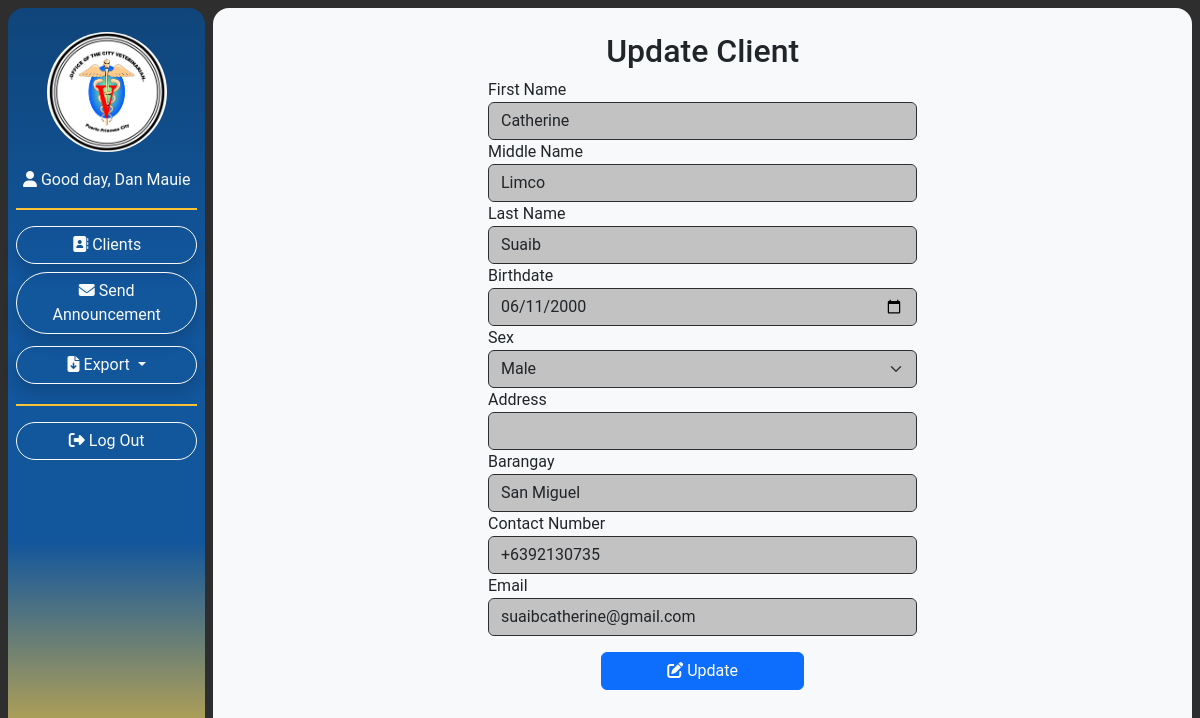
Page /Update-Client-Form.php?clientID=13 (signed in) on the committed database.
### tables this page shows
CREATE TABLE `clients` (
  `clientID` int(11) NOT NULL AUTO_INCREMENT,
  `fName` varchar(50) NOT NULL,
  `mName` varchar(45) DEFAULT NULL,
  `lName` varchar(45) NOT NULL,
  `birthdate` date NOT NULL,
  `sex` varchar(6) NOT NULL,
  `addressID` int(11) NOT NULL,
  `cNumber` varchar(11) DEFAULT NULL,
  `email` varchar(50) DEFAULT NULL,
  `insertDate` date NOT NULL DEFAULT current_timestamp(),
  PRIMARY KEY (`clientID`),
  KEY `fk_client_Clients_Addresses1_idx` (`addressID`),
  CONSTRAINT `fk_client_Clients_Addresses1` FOREIGN KEY (`addressID`) REFERENCES `clients_addresses` (`addressID`)
);

CREATE TABLE `barangays` (
  `barangayID` int(11) NOT NULL AUTO_INCREMENT,
  `brgy_name` varchar(100) NOT NULL,
  PRIMARY KEY (`barangayID`)
);

### Update-Client-Form.php (the view, shortened to what this page needs)
<?php require('./functions/config/db.php'); ?>
<?php include('./functions/checksession-personel.php'); ?>
<?php
    $clientID = $_GET['clientID'];
    if(empty($clientID)){
        $alertmessage = urlencode("Invalid link! Logging out...");
        header('Location: functions/logout.php?alertmessage='.$alertmessage);
        exit();
    }
    else{
        $clientID=mysqli_real_escape_string($conn,$clientID);
        $query="
        SELECT
            clients.clientID,
            clients.fName,
            clients.mName,
            clients.lName,
            clients.birthdate,
            clients.sex,
            clients.addressID,
            clients_addresses.Specific_add,
            barangays.brgy_name,
            clients.cNumber,
            clients.email
        FROM
            `clients`,
            `clients_addresses`,
            `barangays`
        WHERE
            clients.clientID=?
            AND
            clients.addressID=clients_addresses.addressID
            AND
            clients_addresses.barangayID=barangays.barangayID
        LIMIT 1;
        ";
        $stmt = mysqli_stmt_init($conn);
        if(!mysqli_stmt_prepare($stmt, $query)){
            $alertmessage = urlencode("SQL error!");
            header('Location: View-Client-List.php?alertmessage='.$alertmessage);
            exit();
        }
        else{
            mysqli_stmt_bind_param($stmt, "i", $clientID);
            mysqli_stmt_execute($stmt);
            $result = mysqli_stmt_get_result($stmt);
            if(mysqli_num_rows($result)==1){
                foreach ($result as $data):
                    $fName = $data['fName'];
                    $mName = $data['mName'];
                    $lName = $data['lName'];
                    $birthdate = $data['birthdate'];
                    $sex = $data['sex'];
                    $address = $data['Specific_add'];
                    $barangay = $data['brgy_name'];
                    $cNumber = $data['cNumber'];
                    $email = $data['email'];
                endforeach;
            }
            else{
                $alertmessage = urlencode("Client does not exist! ".$type);
                header('Location: View-Client-List.php?alertmessage='.$alertmessage);
            }
        }
    }
?>
<!DOCTYPE html>
<html lang="en">
<head>
    <?php require('./inc/links.php'); ?>
</head>
<body>
    <div class="container-fluid m-0 p-0">
        <div class="wrapper d-flex m-2">
            <?php require('./inc/sidenav.php'); ?>
            <div class="content container bg-light rounded-4 min-vh-100">
                <div class="containter-fluid d-flex justify-content-center align-items-center">
                    <form method="POST" action="functions/update-client.php" class="container-fluid p-4 w-50 h-auto">
                        <div class="container text-center">
                            <h2>Update Client</h2>
                        </div>
                        <div class="form-group">
                            <label class="form-label m-0" for="fName">First Name</label>
                            <input class="form-control m-0 inputbox" type="text" id="fName" name="fName" maxlength="45" placeholder="Enter first name..." value="<?php echo $fName; ?>" required>
                        </div>
                        <div class="form-group">
                            <label class="form-label m-0" for="mName">Middle Name</label>
                            <input class="form-control m-0 inputbox" type="text" id="mName" name="mName" maxlength="45" placeholder="Enter middle name..." value="<?php echo $mName; ?>" required>
                        </div>
                        <div class="form-group">
                            <label class="form-label m-0" for="lName">Last Name</label>
                            <input class="form-control m-0 inputbox" type="text" id="lName" name="lName" maxlength="45" placeholder="Enter last name..." value="<?php echo $lName; ?>" required>
                        </div>
                        <div class="form-group">
                            <label class="form-label m-0" for="birthdate">Birthdate</label>
                            <input class="form-control m-0 inputbox" type="date" id="birthdate" name="birthdate" value="<?php echo $birthdate; ?>" required>
                        </div>
                        <div class="form-group">
                            <label class="form-label m-0" for="sex">Sex</label>
                            <select class="form-select m-0 inputbox" id="sex" name="sex" required>
                                <?php if($sex=="Male"){?>
                                    <option value="Male" selected>Male</option>
                                <?php }elseif($sex=="Female"){ ?>
                                    <option value="Male">Male</option>
                                    <option value="Female" selected>Female</option>
                                    <option value="Other">Other</option>
                                <?php }elseif($sex=="Other"){ ?>
                                    <option value="Male">Male</option>
                                    <option value="Female">Female</option>
                                    <option value="Other" selected>Other</option>
                                <?php
                                    }else{
                                    $alertmessage = urlencode("Invalid link! Logging out...");
                                    header('Location: functions/logout.php?alertmessage='.$alertmessage);
                                    exit();
                                    }
                                ?>
                            </select>
                        </div>
                        <div class="form-group">
                            <label class="form-label m-0" for="address">Address</label>
                            <input class="form-control m-0 inputbox" type="text" id="address" name="address" value="<?php echo $address; ?>">
                        </div>
                        <div class="form-group">
                            <label for="barangay" class="form-label m-0">Barangay</label>
                            <input class="form-control m-0 inputbox" list="datalistOptions" id="barangay" name="barangay" value="<?php echo $barangay; ?>" placeholder="Enter barangay..." required>
                        </div>
                        <div class="form-group">
                            <label class="form-label m-0" for="cNumber">Contact Number</label>
                            <input class="form-control m-0 inputbox" type="text" id="cNumber" name="cNumber" value="<?php echo $cNumber; ?>">
                        </div>
                        <div class="form-group">
                            <label class="form-label m-0" for="contactnumber">Email</label>
                            <input class="form-control m-0 inputbox" type="email" id="email" name="email" value="<?php echo $email; ?>">
                        </div>
                        <div class="form-group pt-3 container-fluid text-center">
                            <button class="btn btn-primary w-50" type="submit" id="update-client" name="update-client"><i class="fa-solid fa-pen-to-square"></i> Update</button>
                        </div>
                    </form>
                </div>
            </div>
        </div>
    </div>
</body>
</html>

### inc/style/style.css (style rules this page uses)
* { box-sizing: border-box; padding: 0; margin: 0; font-family: 'Roboto', sans-serif; font-weight: 400; font-size: medium; }
body { background-color: #2E2E2E; padding: 0; }
.inputbox { background-color: #C2C2C2; border: 1px #2E2E2E solid ; }

### rows in the picture
clients: fName "Catherine", mName "Limco", lName "Suaib", birthdate "06/11/2000", sex "Male", barangay "San Miguel", cNumber "+6392130735", email "suaibcatherine@gmail.com"

### other values in the picture
$_SESSION['fName'] "Dan Mauie"
